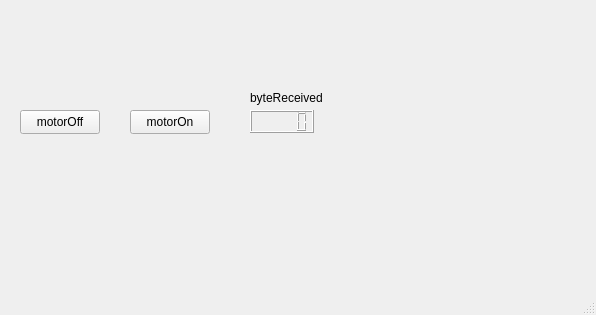
<?xml version="1.0" encoding="UTF-8"?>
<ui version="4.0">
 <class>MainWindow</class>
 <widget class="QMainWindow" name="MainWindow">
  <property name="geometry">
   <rect>
    <x>0</x>
    <y>0</y>
    <width>596</width>
    <height>315</height>
   </rect>
  </property>
  <property name="windowTitle">
   <string>MainWindow</string>
  </property>
  <widget class="QWidget" name="centralwidget">
   <widget class="QPushButton" name="motorOff">
    <property name="geometry">
     <rect>
      <x>20</x>
      <y>110</y>
      <width>80</width>
      <height>24</height>
     </rect>
    </property>
    <property name="text">
     <string>motorOff</string>
    </property>
   </widget>
   <widget class="QPushButton" name="p_motorOn">
    <property name="geometry">
     <rect>
      <x>130</x>
      <y>110</y>
      <width>80</width>
      <height>24</height>
     </rect>
    </property>
    <property name="text">
     <string>motorOn</string>
    </property>
   </widget>
   <widget class="QLCDNumber" name="lcd_byte_received">
    <property name="geometry">
     <rect>
      <x>250</x>
      <y>110</y>
      <width>64</width>
      <height>23</height>
     </rect>
    </property>
   </widget>
   <widget class="QLabel" name="byteReceived">
    <property name="geometry">
     <rect>
      <x>250</x>
      <y>90</y>
      <width>81</width>
      <height>16</height>
     </rect>
    </property>
    <property name="text">
     <string>byteReceived</string>
    </property>
   </widget>
  </widget>
  <widget class="QMenuBar" name="menubar">
   <property name="geometry">
    <rect>
     <x>0</x>
     <y>0</y>
     <width>596</width>
     <height>21</height>
    </rect>
   </property>
  </widget>
  <widget class="QStatusBar" name="statusbar"/>
 </widget>
 <resources/>
 <connections/>
</ui>
